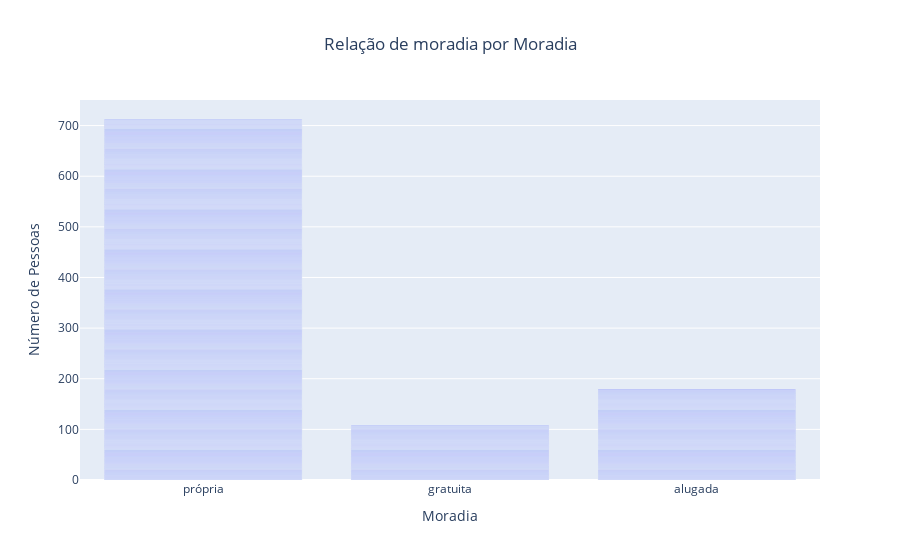

The code cell stored with this chart in its notebook:
### Markdown cell above
## Fazendo uma analise do emprestimo em relalação ao tipo de moradia do cliente

### Code cell
#Gráfico relacionando crédito por Moradia
fig_sexo=px.bar(arq, x='Moradia',labels={'count': 'Número de Pessoas'},title='Relação de moradia por Moradia')
# Centralizar título
fig_sexo.update_layout(title_x=0.5)

### Figure 1 — Plotly figure (JSON) as saved in the notebook; plotly's stock layout.template omitted (floating-point values rounded to 4 significant figures; data arrays with more than 128 entries replaced by an {"elided": "..."} marker saying what was removed)
{"data": [{"alignmentgroup": "True", "hovertemplate": "Moradia=%{x}<br>Número de Pessoas=%{y}<extra></extra>", "legendgroup": "", "marker": {"color": "#636efa", "pattern": {"shape": ""}}, "name": "", "offsetgroup": "", "orientation": "v", "showlegend": false, "textposition": "auto", "type": "bar", "x": {"elided": "1000 str values"}, "xaxis": "x", "y": {"elided": "1000 int values"}, "yaxis": "y"}], "layout": {"autosize": true, "barmode": "relative", "legend": {"tracegroupgap": 0}, "title": {"text": "Relação de moradia por Moradia", "x": 0.5}, "xaxis": {"anchor": "y", "autorange": true, "domain": [0, 1], "range": [-0.5, 2.5], "title": {"text": "Moradia"}, "type": "category"}, "yaxis": {"anchor": "x", "autorange": true, "domain": [0, 1], "range": [0, 750.5], "title": {"text": "Número de Pessoas"}, "type": "linear"}}}
